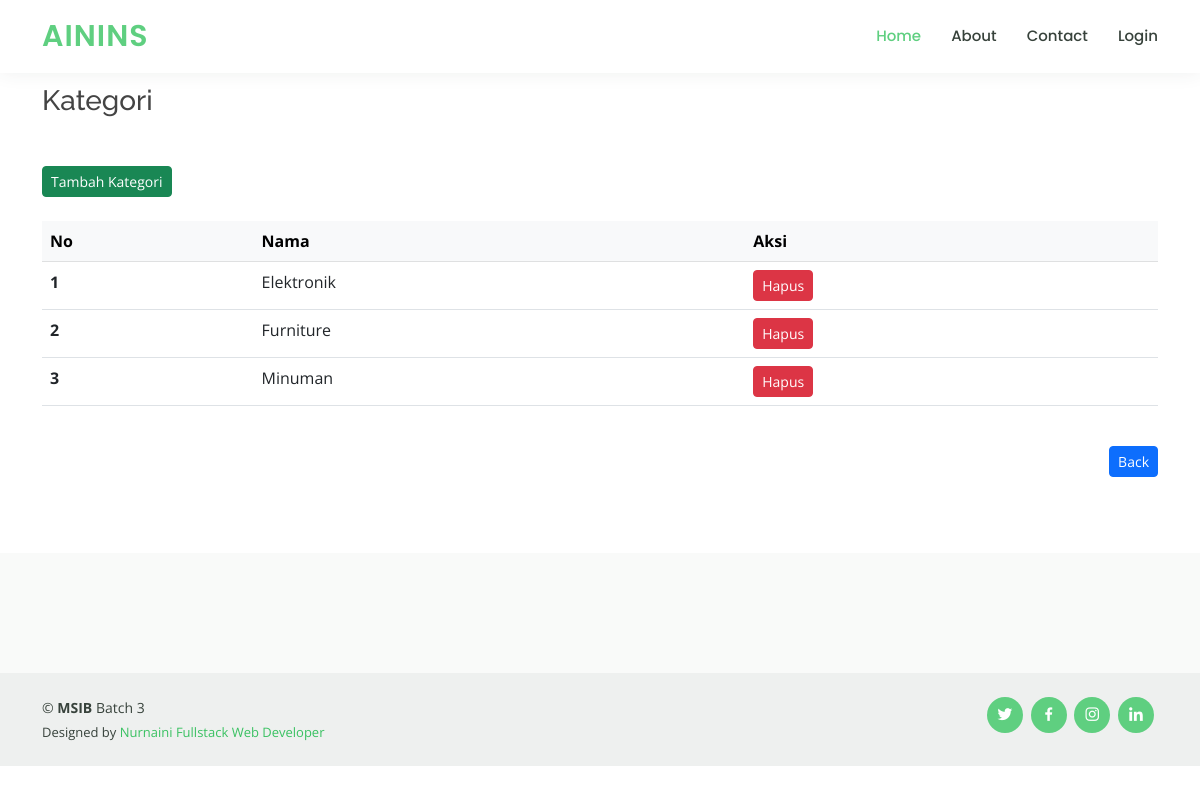
The page /index.php?hal=kategori on the database its author committed.
### tables this page shows
CREATE TABLE `jenis` (
  `id` int(11) NOT NULL,
  `nama` varchar(30) NOT NULL
);

### models/Kategori.php (called while the page is built, shortened)
<?php
class Kategori{
    private $koneksi;
    public function __construct(){
        global $dbh;
        $this->koneksi = $dbh;
    }
    public function dataKategori(){
        $sql = "SELECT * FROM jenis";
        $ps = $this->koneksi->prepare($sql);
        $ps->execute();
        $rs = $ps->fetchAll();
        return $rs;
    }
}

### kategori.php (the view, shortened to what this page needs)
<?php
$model = new Kategori();
$data_kategori = $model->dataKategori();
?>
<section class="section schedule">
    <div class="container">
        <div class="row">
            <div class="col-12">
                <div class="section-title">
                    <h3><span class="alternate">Kategori</span></h3>
                </div>
            </div>
        </div>
        <div class="row">
        <div class="col-12">
                <a class="btn btn-sm btn-success" href="index.php?hal=kategori_form" role="button">Tambah Kategori</a>
                <br /><br />
                <table class="table">
                    <thead class="table-light">
                        <tr>
                            <th scope="col">No</th>
                            <th scope="col">Nama</th>
                            <th scope="col">Aksi</th>
                        </tr>
                    </thead>
                    <tbody>
                        <?php
                        $no = 1;
                        foreach($data_kategori as $row){
                        ?>
                        <tr>
                            <th scope="row"><?= $no ?></th>
                            <td><?= $row['nama'] ?></td>
                            <td>
                                <form action="kategori_controller.php" method="POST">
                                    <button type="submit" class="btn btn-danger btn-sm" name="proses" value="hapus"
                                        onclick="return confirm('Anda yakin data akan dihapus?')">Hapus</button>
                                </form>
                            </td>
                        </tr>
                        <?php
                        $no++;
                        }
                        ?>
                    </tbody>
                </table>
            </div>
        </div>
        <br />
                <p align="right">
                    <a href="index.php?hal=home" class="btn btn-primary btn-sm">Back</a>
                </p>
    </div>
</section>

### assets/css/style.css (style rules this page uses)
body { font-family: "Open Sans", sans-serif; color: #444444; }
a { color: #5fcf80; text-decoration: none; }
h1, h2, h3, h4, h5, h6 { font-family: "Raleway", sans-serif; }
section { padding: 60px 0; overflow: hidden; }
.section-title { padding-bottom: 40px; }

### rows shown on the page
jenis: nama "Elektronik"
jenis: nama "Furniture"
jenis: nama "Minuman"
